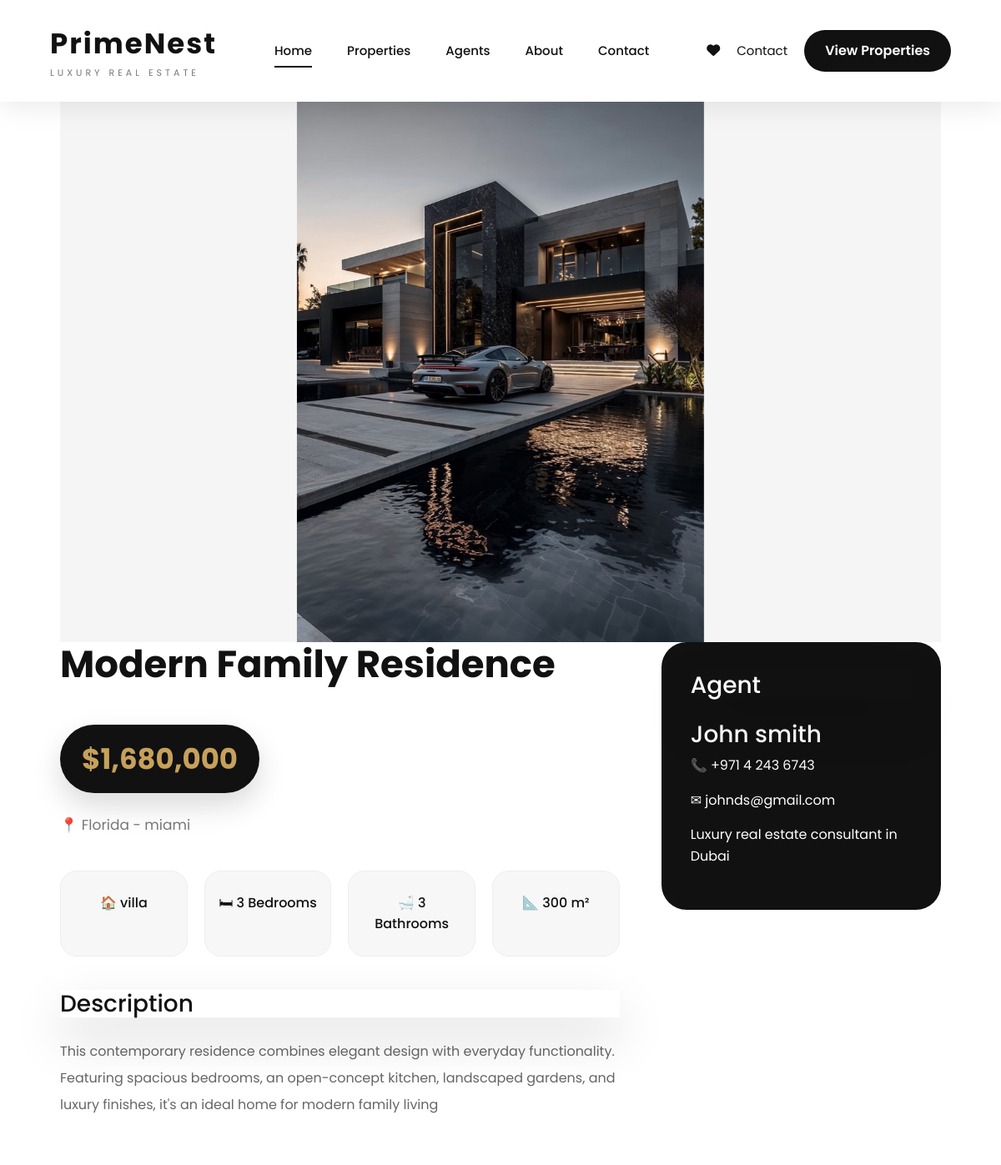
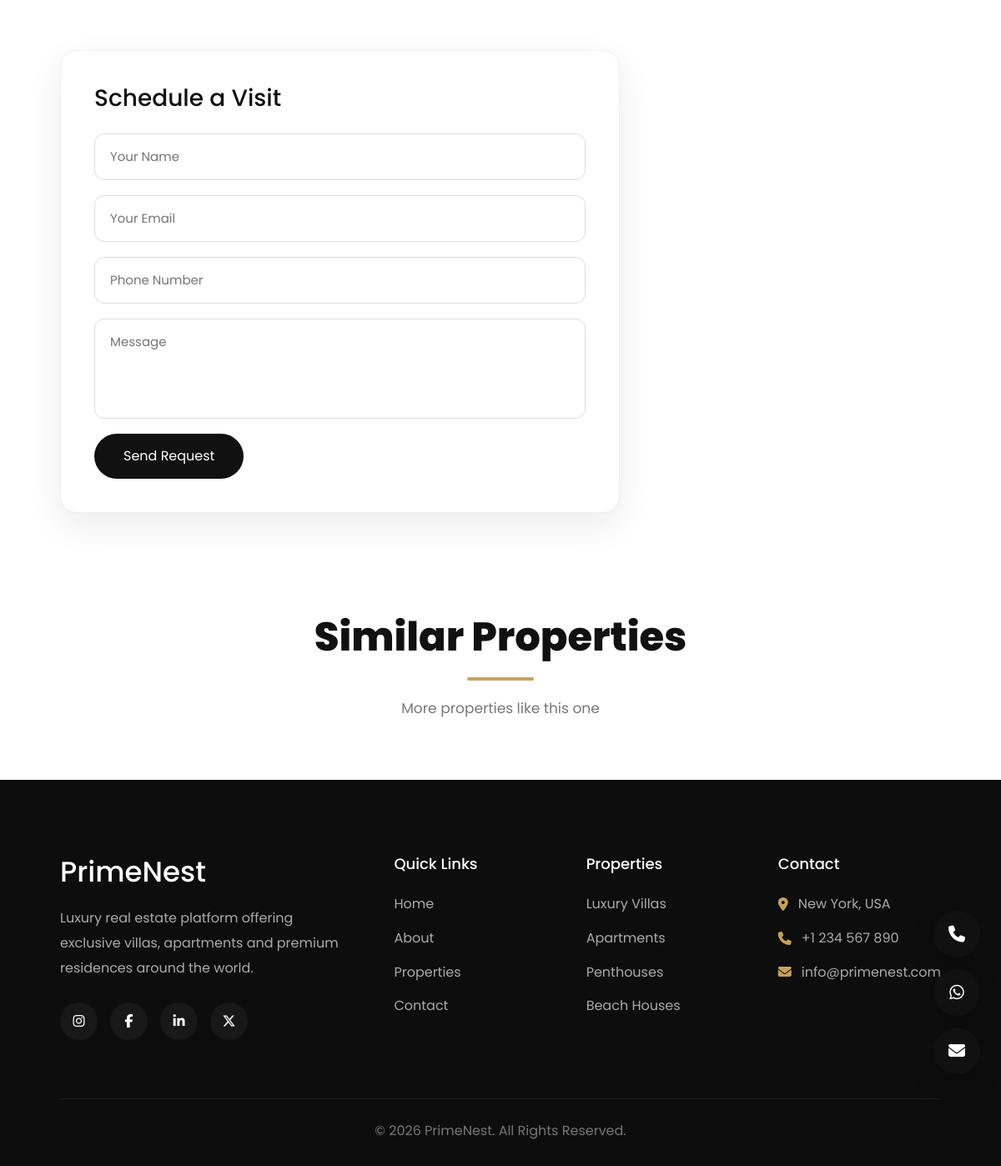
Page /properties/modern-family-residence/ on the committed database (2 pictures, top to bottom).
### property/models.py (models this page shows, shortened)
class Property(models.Model):
    STATUS_CHOICES = (
        ('sale', 'For Sale'),
        ('rent', 'For Rent'),
    )
    title = models.CharField(max_length=200)
    slug = models.SlugField(unique=True)
    property_type = models.ForeignKey(
        PropertyType,
        on_delete=models.CASCADE
    )
    agent = models.ForeignKey(
        Agent,
        on_delete=models.CASCADE
    )
    amenities = models.ManyToManyField(
        Amenity,
        blank=True
    )
    city = models.CharField(max_length=100)
    address = models.CharField(max_length=300)
    description = models.TextField()
    price = models.DecimalField(
        max_digits=12,
        decimal_places=0
    )
    area = models.PositiveIntegerField(
        help_text="Square meters"
    )
    bedrooms = models.PositiveIntegerField()
    bathrooms = models.PositiveIntegerField()
    status = models.CharField(
        max_length=10,
        choices=STATUS_CHOICES
    )
    cover_image = models.ImageField(
        upload_to='properties/'
    )
    created_at = models.DateTimeField(
        auto_now_add=True
    )

class PropertyType(models.Model):
    name = models.CharField(max_length=100)
    def __str__(self):
        return self.name

class Agent(models.Model):
    name = models.CharField(max_length=100)
    phone = models.CharField(max_length=20)
    email = models.EmailField()
    bio = models.TextField(blank=True)

### property/views.py (the view, shortened to what this page needs)
def property_detail(request, slug):
    property = get_object_or_404(
        Property,
        slug=slug
    )
    context = {
        "property": property
    }
    return render(
        request,
        "property/detail.html",
        context
    )

### templates/property/detail.html (shortened to what this page needs)
{% extends 'base.html' %}
{% load humanize %}
{% block body_class %}
inner-page
{% endblock %}
{% block content %}
<section class="property-detail">
<div class="container">
    <div class="detail-image">
        {% if property.cover_image %}
        <img
        src="{{ property.cover_image.url }}"
        alt="{{ property.title }}">
        {% endif %}
    </div>
    <div class="detail-layout">
        <div class="detail-content">
            <h1>
                {{ property.title }}
            </h1>
            <div class="detail-price">
                ${{ property.price|intcomma }}
            </div>
            <p class="location">
                📍 {{ property.city }} - {{ property.address }}
            </p>
            <div class="features">
                <div>
                    🏠
                    {{ property.property_type }}
                </div>
                <div>
                    🛏
                    {{ property.bedrooms }} Bedrooms
                </div>
                <div>
                    🛁
                    {{ property.bathrooms }} Bathrooms
                </div>
                <div>
                    📐
                    {{ property.area }} m²
                </div>
            </div>
            <div class="description">
                <h2>Description</h2>
                <p>
                    {{ property.description }}
                </p>
            </div>
        </div>
        <aside class="agent-box">
            <h2>
                Agent
            </h2>
            <h3>
                {{ property.agent.name }}
            </h3>
            <p>
                📞 {{ property.agent.phone }}
            </p>
            <p>
                ✉ {{ property.agent.email }}
            </p>
            <p>
                {{ property.agent.bio }}
            </p>
        </aside>
        <div class="visit-form">
    <h2>
        Schedule a Visit
    </h2>
    <form method="POST">
        <input
        type="text"
        name="name"
        placeholder="Your Name"
        required>
        <input
        type="email"
        name="email"
        placeholder="Your Email"
        required>
        <input
        type="text"
        name="phone"
        placeholder="Phone Number"
        required>
        <textarea
        name="message"
        placeholder="Message"></textarea>
        <button type="submit">
            Send Request
        </button>
    </form>
</div>
    </div>
</div>
</section>
<section class="similar-properties">
    <div class="container">
        <div class="section-title">
            <h2>
                Similar Properties
            </h2>
            <p>
                More properties like this one
            </p>
        </div>
    </div>
</section>
{% endblock %}

### static/css/variables.css (style rules this page uses)
:root { --white:#ffffff; --light-gray:#f5f5f5; --gray:#d1d5db; --dark-gray:#4b5563; --black:#111111; --transition:0.4s ease; --container:1200px; }

### static/css/style.css (style rules this page uses)
*, *::before, *::after { margin:0; padding:0; box-sizing:border-box; }
html { scroll-behavior:smooth; }
body { font-family:'Poppins',sans-serif; background:#fff; color:#111; overflow-x:hidden; line-height:1.6; }
img { width:100%; display:block; }
button, input, select { font-family:inherit; }
.container { width:min(90%,1320px); margin:auto; }
.section-title { text-align:center; margin-bottom:60px; }
.section-title h2 { font-size:48px; line-height:1.2; font-weight:700; margin-bottom:15px; }
.section-title p { color:#666; font-size:17px; }
* { transition-property:color,background,transform,border,box-shadow; }
img { opacity:0; animation:imageFade .8s forwards; }

### static/css/cards.css (style rules this page uses)
.location { color:#777; margin-bottom:20px; }
.section-title { text-align:center; margin-bottom:70px; }
.section-title h2 { font-size:48px; font-weight:800; color:#111; margin-bottom:18px; position:relative; }
.section-title h2::after { content:""; display:block; width:80px; height:4px; background:#C6A15B; margin:20px auto 0; border-radius:50px; }
.section-title p { max-width:620px; margin:auto; color:#777; font-size:17px; line-height:1.8; }

### static/css/detail.css (style rules this page uses)
.property-detail { padding:120px 0; background:#fff; }
.detail-image { height:650px; background:#f5f5f5; display:flex; align-items:center; justify-content:center; overflow:hidden; }
.detail-image img { width:100%; height:100%; object-fit:contain; object-position:center; }
.detail-layout { display:grid; grid-template-columns:2fr 1fr; gap:50px; }
.detail-content h1 { font-size:45px; font-weight:700; margin-bottom:20px; }
.detail-price { display:inline-block; padding:14px 26px; border-radius:50px; background:#111; color:#C6A15B; font-size:34px; font-weight:700; margin:25px 0; box-shadow:0 15px 35px rgba(0,0,0,.15); }
.location { color:#777; font-size:17px; }
.features { display:grid; grid-template-columns:repeat(4,1fr); gap:20px; margin:40px 0; }
.features div { background:#f7f7f7; padding:25px 15px; border-radius:20px; text-align:center; font-weight:500; transition:.35s; border:1px solid #eee; }
.description h2, .amenities h2, .gallery h2, .agent-box h2 { font-size:28px; margin-bottom:25px; box-shadow:0 25px 60px rgba(0,0,0,.15); position:sticky; top:120px; }
.description p { color:#666; line-height:2; font-size:16px; }
.agent-box { background:#111; color:white; padding:35px; border-radius:30px; height:max-content; }
.visit-form { margin-top:50px; padding:40px; background:#fff; border-radius:20px; box-shadow:0 15px 40px rgba(0,0,0,.08); border:1px solid #eee; }
.visit-form h2 { margin-bottom:25px; font-size:28px; }
.visit-form form { display:flex; flex-direction:column; gap:18px; }
.visit-form input, .visit-form textarea { width:100%; padding:15px 18px; border:1px solid #ddd; border-radius:12px; font-size:15px; outline:none; }
.visit-form textarea { min-height:120px; resize:none; }
.visit-form button { width:max-content; padding:14px 35px; background:#111; color:#fff; border:none; border-radius:30px; cursor:pointer; transition:.3s; }

### rows in the picture
Property: cover_image (picture), title "Modern Family Residence", price "1,680,000", city "Florida", address "miami", property_type "villa", bedrooms "3", bathrooms "3", area "300", description "This contemporary residence combines elegant design with everyday functionality. Featuring spacious bedrooms, an open-concept kitchen, landscaped gardens, and luxury finishes, it's an ideal home for modern family living", agent.name "John smith", agent.phone "+971 4 243 6743", agent.email "johnds@gmail.com", agent.bio "Luxury real estate consultant in Dubai"
